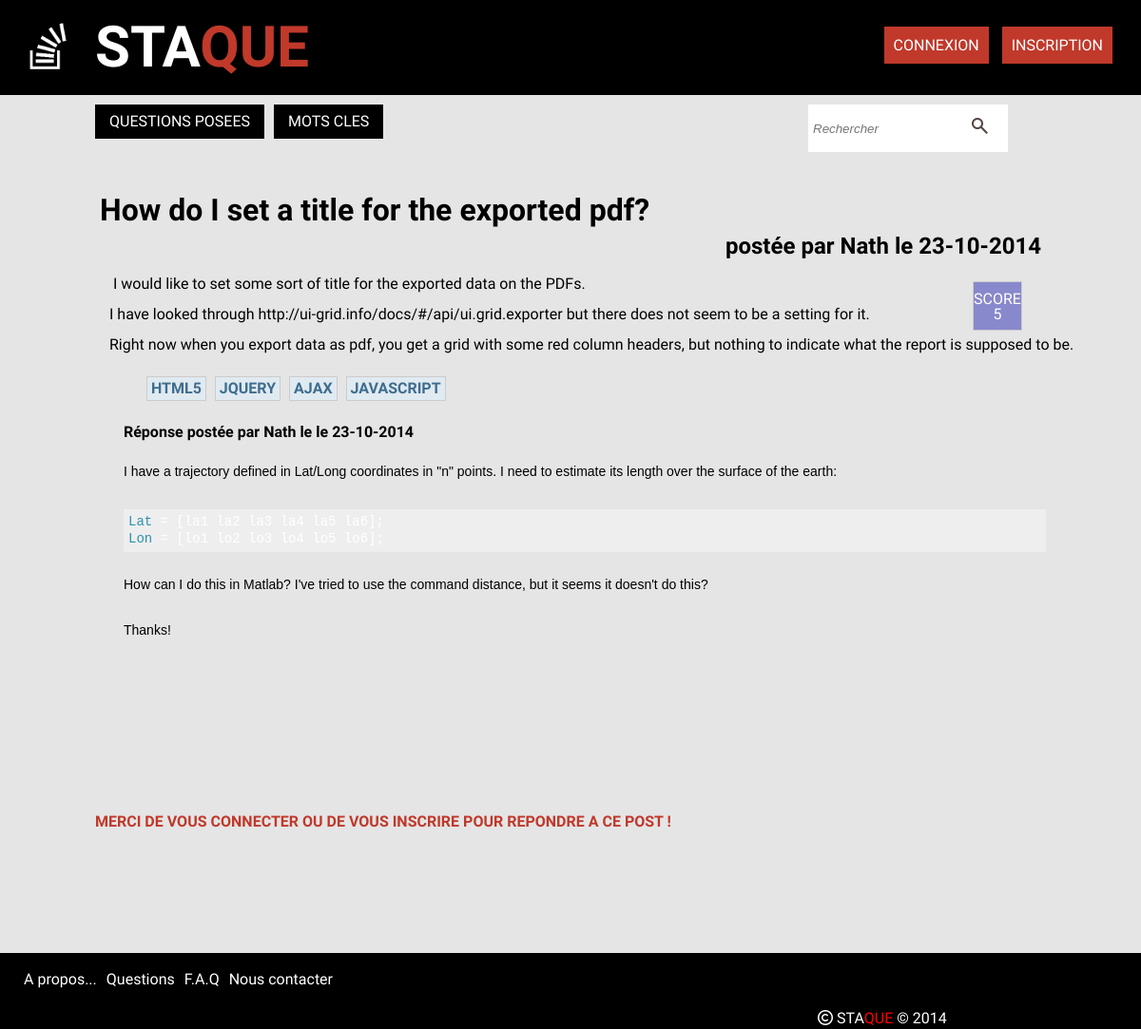
The page /questionsDetail.php?id=132 on the database its author committed.
### tables this page shows
CREATE TABLE IF NOT EXISTS `questions` (
`id` int(11) NOT NULL,
  `title` varchar(150) NOT NULL,
  `contenu` text NOT NULL,
  `id_user` int(11) NOT NULL,
  `keyword1` varchar(255) NOT NULL,
  `keyword2` varchar(255) DEFAULT NULL,
  `keyword3` varchar(255) DEFAULT NULL,
  `keyword4` varchar(255) DEFAULT NULL,
  `keyword5` varchar(255) DEFAULT NULL,
  `vues` int(11) NOT NULL,
  `dateCreated` datetime NOT NULL,
  `dateModified` datetime NOT NULL
);

CREATE TABLE IF NOT EXISTS `users` (
`id` int(11) NOT NULL,
  `name` varchar(255) NOT NULL,
  `avatar` varchar(255) DEFAULT NULL,
  `email` varchar(50) NOT NULL,
  `username` varchar(50) NOT NULL,
  `password` varchar(255) NOT NULL,
  `salt` varchar(50) NOT NULL,
  `token` varchar(50) NOT NULL,
  `dateRegistered` datetime NOT NULL,
  `dateModified` datetime NOT NULL,
  `job` varchar(255) NOT NULL,
  `country` varchar(255) NOT NULL,
  `language` varchar(255) NOT NULL,
  `externallink` varchar(255) DEFAULT NULL,
  `score` int(11) NOT NULL
);

CREATE TABLE IF NOT EXISTS `answers` (
`id` int(11) NOT NULL,
  `contenu` text NOT NULL,
  `id_question` int(11) NOT NULL,
  `id_user` int(11) NOT NULL,
  `vote_resultat` int(11) NOT NULL,
  `dateCreated` datetime NOT NULL,
  `dateModified` datetime NOT NULL
);

### questionsDetail.php (the view, shortened to what this page needs)
<?php
    include("db.php");
    include("inc/top.php");
$id = "";
if (!empty($_GET['id'])){
    $id = $_GET['id'];
  }
$sql="SELECT questions.id AS questId, questions.title, questions.contenu, questions.id_user AS userId, questions.dateCreated,
  questions.keyword1, questions.keyword2, questions.keyword3, questions.keyword4, questions.keyword5, questions.dateCreated,
  users.id AS idUser, users.name, users.avatar, users.email, users.username, users.password, users.job, users.country, users.language, users.externallink, users.score
      FROM questions
      LEFT JOIN users on users.id=questions.id_user
      WHERE questions.id= :id";
    $stmt=$dbh->prepare($sql);
    $stmt ->bindValue(":id", $id);
    $stmt->execute();
    $question=$stmt->fetch();
$sql="SELECT answers.id AS answId, answers.id_question, answers.contenu, answers.id_user, answers.dateCreated, users.id, users.username
      FROM answers
      LEFT JOIN users on users.id=answers.id_user";
    $stmt=$dbh->prepare($sql);
    $stmt->execute();
    $answers=$stmt->fetchAll();
$sql="SELECT questions.id AS questId,
            comments.id AS commId, comments.id_question, comments.contenu AS commContent, comments.id_user AS commIdUser, comments.id_answer AS commAnswId, comments.dateCreated,
            answers.id AS answId, answers.id_question, answers.contenu AS answContent, answers.id_user AS answIdUser, users.id AS idUser, users.username
      FROM comments
      LEFT JOIN questions on questions.id = comments.id_question
      LEFT JOIN answers on answers.id=comments.id_answer
      LEFT JOIN users on users.id=comments.id_user";
    $stmt=$dbh->prepare($sql);
    $stmt->execute();
    $comments=$stmt->fetchAll();
?>
<main class="mainContentQuestions">
<div class="questionDetail">
            <h3><?php echo $question['title']; ?></h3>
            <h3>postée par  <?php echo $question['username']; ?>
              </a>le <?php $unix = strtotime($question['dateCreated']);
                        echo date("d-m-Y", $unix); ?></h3>
              <div class="score">
              <p>SCORE</p>
              <?php echo $question['score'] ?>
              </div>
            <div class="contenu">
            <pre><?php echo $question['contenu']; ?></pre>
            <div>
        <div id="tag">
            <p class="keyword">
              <?php echo $question['keyword1']; ?>
            </p>
                <?php if(!empty($question['keyword2'])){ ?>
              <p class="keyword">
              <?php echo $question['keyword2']; ?>
              </p>
              <?php }?>
                <?php if(!empty($question['keyword3'])){ ?>
              <p class="keyword">
                <?php echo $question['keyword3']; ?>
              </p>
                <?php }?>
                <?php if(!empty($question['keyword4'])){ ?>
              <p class="keyword">
                <?php echo $question['keyword4']; ?>
              </p>
                <?php }?>
          </div>
</div>
<div class="reponseDetail">
<?php
foreach ($answers as $answer) {
      if ($_GET['id'] == $answer['id_question']) { ?>
            <div class="contenu">
            <h2 style="font-weight: 700">Réponse postée par  <?php echo $answer['username']; ?> le </a>le <?php
              $unix = strtotime($question['dateCreated']);
                        echo date("d-m-Y", $unix); ?></h2>
            <pre><?php echo $answer['contenu']; ?></pre>
            </div>
</div>
<div class="commentaireDetail">
<?php
      foreach ($comments as $comment) {
?>
            </div>
      <?php  }
      }
}?></div>
  <?php include("repondre.php") ?>
</main>
<?php include("inc/bottom.php"); ?>

### css/style2.css (style rules this page uses)
html, body, div, span, applet, object, iframe, h1, h2, h3, h4, h5, h6, p, blockquote, pre, a, abbr, acronym, address, big, cite, code, del, dfn, em, img, ins, kbd, q, s, samp, small, strike, strong, sub, sup, tt, var, b, u, i, center, dl, dt, dd, ol, ul, li, fieldset, form, label, legend, table, caption, tbody, tfoot, thead, tr, th, td, article, aside, canvas, details, embed, figure, figcaption, footer, header, hgroup, menu, nav, output, ruby, section, summary, time, mark, audio, video { margin: 0; padding: 0; border: 0; font-size: 100%; font: inherit; vertical-align: baseline; }
body { line-height: 1; }
body { font-family: 'Play', sans-serif; background-color:rgba(0,0,0,0.1); }
span { color: #fff; font-size: 1em; }
.mainContentQuestions { clear: float; width: 1000px; margin-top: 30px; margin-left:auto; margin-right:auto; margin-bottom: 50px; }
.score { width: 50px; height: 50px; float: right; border: 1px solid #ccc; padding-bottom: 0; margin-top: 20px; margin-left: 5px; text-align: center; color: #fff; margin-right: 25px; background-color: #88c; }
.score p { font-size: 1em; margin-top: 10px; }
#tag { margin-top: 25px; margin-left: 30px; }
.keyword { border: 1px solid #ccc; color: #3e6d8e; font-weight: bold; display: inline-block; float: left; margin-left: 9px; padding: 4px; background-color: #e0eaf1; text-align: center; text-transform: uppercase; }
.questionDetail, .reponseDetail, .commentaireDetail { width:1000px; margin-left:0; padding-bottom: 30px; }
.questionDetail h3 { clear: both; font-size: 2em; font-weight: 700; padding: 5px; }
.questionDetail h3:nth-child(2) { clear: both; font-size: 1.5em; font-weight: 700; padding: 5px; text-align: right; }
.contenu { padding: 15px; }
.contenu h2 { clear: both; padding: 25px 0; }

### rows shown on the page
questions: title "How do I set a title for the exported pdf?", id_user.username "Nath", dateCreated "23-10-2014", id_user.score "5", contenu "I would like to set some sort of title for the exported data on the PDFs. I have looked through http://ui-grid.info/docs/#/api/ui.grid.exporter but there does not seem to be a setting for it. Right now when you export data as pdf, you get a grid with some red column headers, but nothing to indicate what the report is supposed to be.", keyword1 "HTML5", keyword2 "JQUERY", keyword3 "AJAX", keyword4 "JAVASCRIPT"
answers: id_user.username "Nath", id_question.dateCreated "23-10-2014", contenu "I have a trajectory defined in Lat/Long coordinates in \"n\" points. I need to estimate its length over the surface of the earth: Lat Lon How can I do this in Matlab? I've tried to use the command distance , but it seems it doesn't do this? Thanks!"
